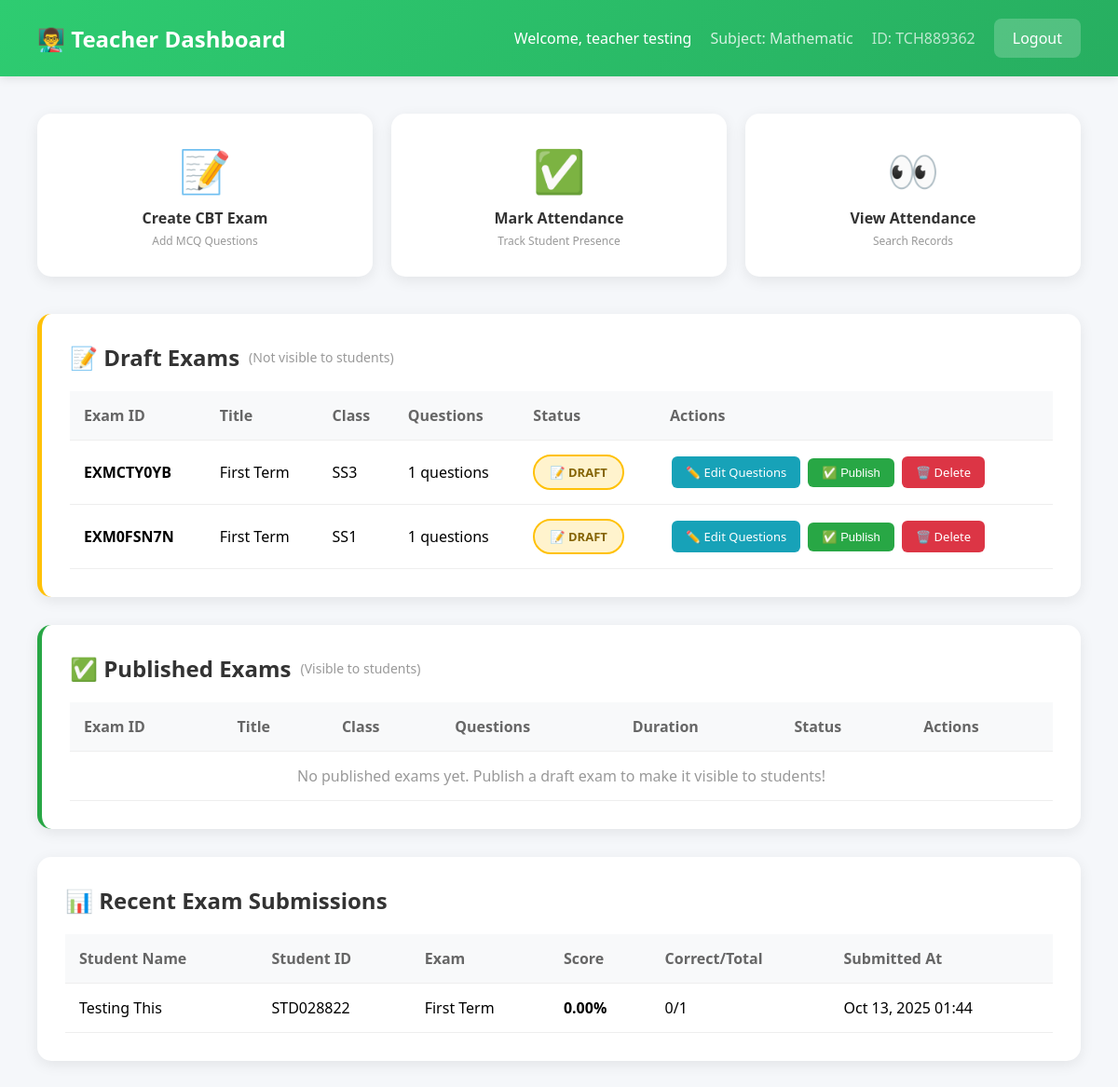
/teacher/dashboard/ (signed in), run on the app's committed database.
### accounts/models.py (models this page shows, shortened)
class Teacher(models.Model):
    user = models.OneToOneField(User, on_delete=models.CASCADE)
    teacher_id = models.CharField(max_length=20, unique=True)
    full_name = models.CharField(max_length=200)
    email = models.EmailField()
    phone = models.CharField(max_length=15)
    subject = models.CharField(max_length=100)
    created_at = models.DateTimeField(auto_now_add=True)
    registered_by = models.ForeignKey(Admin, on_delete=models.SET_NULL, null=True, blank=True)

class Exam(models.Model):
    exam_id = models.CharField(max_length=20, unique=True)
    title = models.CharField(max_length=200)
    subject = models.CharField(max_length=100)
    class_name = models.CharField(max_length=50)
    duration_minutes = models.IntegerField(default=60)
    created_by = models.ForeignKey(Teacher, on_delete=models.CASCADE)
    created_at = models.DateTimeField(auto_now_add=True)
    is_active = models.BooleanField(default=True)
    shuffle_questions = models.BooleanField(default=True)
    is_published = models.BooleanField(default=False)  # NEW: Publishing system
    updated_at = models.DateTimeField(auto_now=True)  # NEW: Track updates

class ExamSubmission(models.Model):
    student = models.ForeignKey(Student, on_delete=models.CASCADE)
    exam = models.ForeignKey(Exam, on_delete=models.CASCADE)
    submitted_at = models.DateTimeField(auto_now_add=True)
    score = models.DecimalField(max_digits=5, decimal_places=2)
    total_questions = models.IntegerField()
    correct_answers = models.IntegerField()
    class Meta:
        unique_together = ['student', 'exam']

class Student(models.Model):
    user = models.OneToOneField(User, on_delete=models.CASCADE)
    student_id = models.CharField(max_length=20, unique=True)
    full_name = models.CharField(max_length=200)
    email = models.EmailField(blank=True, null=True)  # Made optional
    phone = models.CharField(max_length=15, blank=True, null=True)  # Made optional
    class_name = models.CharField(max_length=50)
    profile_picture = models.ImageField(upload_to='student_profiles/', null=True, blank=True)
    created_at = models.DateTimeField(auto_now_add=True)
    registered_by = models.ForeignKey(Admin, on_delete=models.SET_NULL, null=True, blank=True)

### accounts/views.py (the view)
# urls.py: path('teacher/dashboard/', views.teacher_dashboard, name='teacher_dashboard'),
@login_required
def teacher_dashboard(request):
    try:
        teacher = Teacher.objects.get(user=request.user)
    except Teacher.DoesNotExist:
        messages.error(request, 'Access denied.')
        return redirect('unified_login')
    published_exams = Exam.objects.filter(created_by=teacher, is_published=True).order_by('-created_at')
    draft_exams = Exam.objects.filter(created_by=teacher, is_published=False).order_by('-created_at')
    submissions = ExamSubmission.objects.filter(exam__created_by=teacher).order_by('-submitted_at')[:10]
    context = {
        'teacher': teacher,
        'published_exams': published_exams,
        'draft_exams': draft_exams,
        'recent_submissions': submissions,
        'total_exams': published_exams.count() + draft_exams.count(),
    }
    return render(request, 'teacher_dashboard.html', context)

### accounts/templates/teacher_dashboard.html (shortened to what this page needs)
<!DOCTYPE html>
<html lang="en">
<head>
</head>
<body>
    <nav class="navbar">
        <h1>👨‍🏫 Teacher Dashboard</h1>
        <div class="user-info">
            <span>Welcome, {{ teacher.full_name }}</span>
            <span style="opacity: 0.8;">Subject: {{ teacher.subject }}</span>
            <span style="opacity: 0.7;">ID: {{ teacher.teacher_id }}</span>
            <a href="{% url 'logout' %}" class="btn-logout">Logout</a>
        </div>
    </nav>
    <div class="container">
        <div class="actions-grid">
            <a href="{% url 'create_exam' %}" class="action-btn">
                <div class="icon">📝</div>
                <div><strong>Create CBT Exam</strong></div>
                <div style="font-size: 12px; color: #999; margin-top: 5px;">Add MCQ Questions</div>
            </a>
            <a href="{% url 'mark_attendance' %}" class="action-btn">
                <div class="icon">✅</div>
                <div><strong>Mark Attendance</strong></div>
                <div style="font-size: 12px; color: #999; margin-top: 5px;">Track Student Presence</div>
            </a>
            <a href="{% url 'view_attendance' %}" class="action-btn">
                <div class="icon">👀</div>
                <div><strong>View Attendance</strong></div>
                <div style="font-size: 12px; color: #999; margin-top: 5px;">Search Records</div>
            </a>
        </div>
        <div class="section" style="border-left: 5px solid #ffc107;">
            <h2>📝 Draft Exams <span style="font-size: 14px; color: #999; font-weight: normal;">(Not visible to students)</span></h2>
            <table>
                <thead>
                    <tr>
                        <th>Exam ID</th>
                        <th>Title</th>
                        <th>Class</th>
                        <th>Questions</th>
                        <th>Status</th>
                        <th>Actions</th>
                    </tr>
                </thead>
                <tbody>
                    {% for exam in draft_exams %}
                    <tr>
                        <td><strong>{{ exam.exam_id }}</strong></td>
                        <td>{{ exam.title }}</td>
                        <td>{{ exam.class_name }}</td>
                        <td>{{ exam.questions.count }} questions</td>
                        <td><span class="status-badge status-draft">📝 DRAFT</span></td>
                        <td>
                            <a href="{% url 'add_questions' exam.id %}" class="btn btn-edit">✏️ Edit Questions</a>
                            <form method="POST" action="{% url 'toggle_exam_publish' exam.id %}" style="display:inline;">
                                <button type="submit" class="btn btn-publish">✅ Publish</button>
                            </form>
                            <a href="{% url 'delete_exam' exam.id %}" class="btn btn-delete"
                               onclick="return confirm('Delete this exam permanently?')">🗑️ Delete</a>
                        </td>
                    </tr>
                    {% empty %}
                    <tr>
                        <td colspan="6" style="text-align: center; color: #999;">No draft exams. Create one to get started!</td>
                    </tr>
                    {% endfor %}
                </tbody>
            </table>
        </div>
        <div class="section" style="border-left: 5px solid #28a745;">
            <h2>✅ Published Exams <span style="font-size: 14px; color: #999; font-weight: normal;">(Visible to students)</span></h2>
            <table>
                <thead>
                    <tr>
                        <th>Exam ID</th>
                        <th>Title</th>
                        <th>Class</th>
                        <th>Questions</th>
                        <th>Duration</th>
                        <th>Status</th>
                        <th>Actions</th>
                    </tr>
                </thead>
                <tbody>
                    {% for exam in published_exams %}
                    <tr>
                        <td><strong>{{ exam.exam_id }}</strong></td>
                        <td>{{ exam.title }}</td>
                        <td>{{ exam.class_name }}</td>
                        <td>{{ exam.questions.count }} questions</td>
                        <td>{{ exam.duration_minutes }} mins</td>
                        <td><span class="status-badge status-published">✅ PUBLISHED</span></td>
                        <td>
                            <a href="{% url 'add_questions' exam.id %}" class="btn btn-edit">✏️ Edit</a>
                            <form method="POST" action="{% url 'toggle_exam_publish' exam.id %}" style="display:inline;">
                                {% csrf_token %}
                                <button type="submit" class="btn btn-unpublish">📝 Unpublish</button>
                            </form>
                            <a href="{% url 'export_results' exam.id %}" class="btn btn-export">📊 Results</a>
                        </td>
                    </tr>
                    {% empty %}
                    <tr>
                        <td colspan="7" style="text-align: center; color: #999;">No published exams yet. Publish a draft exam to make it visible to students!</td>
                    </tr>
                    {% endfor %}
                </tbody>
            </table>
        </div>
        <div class="section">
            <h2>📊 Recent Exam Submissions</h2>
            <table>
                <thead>
                    <tr>
                        <th>Student Name</th>
                        <th>Student ID</th>
                        <th>Exam</th>
                        <th>Score</th>
                        <th>Correct/Total</th>
                        <th>Submitted At</th>
                    </tr>
                </thead>
                <tbody>
                    {% for submission in recent_submissions %}
                    <tr>
                        <td>{{ submission.student.full_name }}</td>
                        <td>{{ submission.student.student_id }}</td>
                        <td>{{ submission.exam.title }}</td>
                        <td><strong>{{ submission.score }}%</strong></td>
                        <td>{{ submission.correct_answers }}/{{ submission.total_questions }}</td>
                        <td>{{ submission.submitted_at|date:"M d, Y H:i" }}</td>
                    </tr>
                    {% empty %}
                    <tr>
                        <td colspan="6" style="text-align: center; color: #999;">No submissions yet</td>
                    </tr>
                    {% endfor %}
                </tbody>
            </table>
        </div>
    </div>
</body>
</html>

### accounts/templates/teacher_dashboard.html (style rules this page uses)
* { margin: 0; padding: 0; box-sizing: border-box; }
body { font-family: 'Segoe UI', Tahoma, Geneva, Verdana, sans-serif; background: #f5f7fa; }
.navbar { background: linear-gradient(135deg, #2ecc71 0%, #27ae60 100%); color: white; padding: 20px 40px; display: flex; justify-content: space-between; align-items: center; box-shadow: 0 2px 10px rgba(0,0,0,0.1); }
.navbar h1 { font-size: 24px; }
.navbar .user-info { display: flex; align-items: center; gap: 20px; }
.btn-logout { background: rgba(255,255,255,0.2); color: white; padding: 10px 20px; border: none; border-radius: 8px; cursor: pointer; text-decoration: none; }
.container { padding: 40px; max-width: 1400px; margin: 0 auto; }
.actions-grid { display: grid; grid-template-columns: repeat(auto-fit, minmax(220px, 1fr)); gap: 20px; margin-bottom: 40px; }
.action-btn { background: white; padding: 30px; border-radius: 15px; text-align: center; text-decoration: none; color: #333; box-shadow: 0 4px 15px rgba(0,0,0,0.08); transition: transform 0.2s; }
.action-btn .icon { font-size: 45px; margin-bottom: 10px; }
.section { background: white; padding: 30px; border-radius: 15px; box-shadow: 0 4px 15px rgba(0,0,0,0.08); margin-bottom: 30px; }
.section h2 { margin-bottom: 20px; color: #333; display: flex; align-items: center; gap: 10px; }
.status-badge { padding: 8px 16px; border-radius: 20px; font-size: 13px; font-weight: 600; display: inline-block; }
.status-draft { background: #fff3cd; color: #856404; border: 2px solid #ffc107; }
table { width: 100%; border-collapse: collapse; }
table th, table td { padding: 15px; text-align: left; border-bottom: 1px solid #eee; }
table th { background: #f8f9fa; font-weight: 600; color: #666; }
.btn { padding: 8px 15px; border: none; border-radius: 6px; text-decoration: none; display: inline-block; font-size: 13px; cursor: pointer; margin: 2px; }
.btn-publish { background: #28a745; color: white; }
.btn-edit { background: #17a2b8; color: white; }
.btn-delete { background: #dc3545; color: white; }

### data on the page
Teacher: full_name "teacher testing", subject "Mathematic", teacher_id "TCH889362"
Exam: exam_id "EXMCTY0YB", title "First Term", class_name "SS3", questions.count "1"
Exam: exam_id "EXM0FSN7N", title "First Term", class_name "SS1", questions.count "1"
ExamSubmission: student.full_name "Testing This", student.student_id "STD028822", exam "First Term", score "0.00", correct_answers "0", total_questions "1", submitted_at "Oct 13, 2025 01:44"
